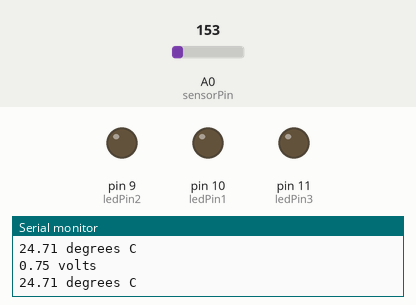
Recording of a sketch running on a simulated Arduino Uno, built with avr-gcc and run on an emulated ATmega328P. Parts: output pins drawn as LEDs (lit = HIGH), the last lines printed to the serial monitor. The inputs (shaded band) are chosen by the test bench; at power-on: A0 (sensorPin) = 153.

Above: at 1.8 s.
1.9 s: A0 (sensorPin) set to 167
At 3.1 s:
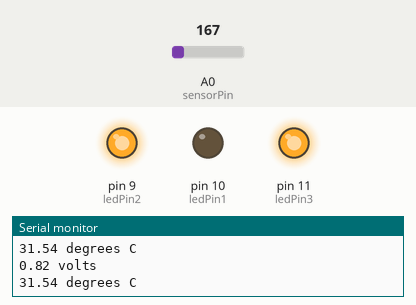
3.5 s: A0 (sensorPin) set to 133
At 4.7 s:
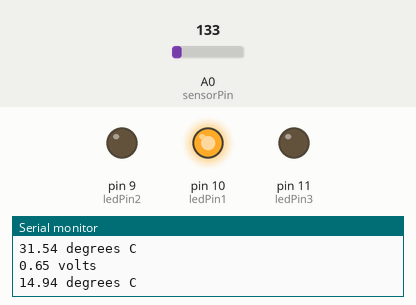
5.5 s: A0 (sensorPin) set to 165
At 6.3 s:
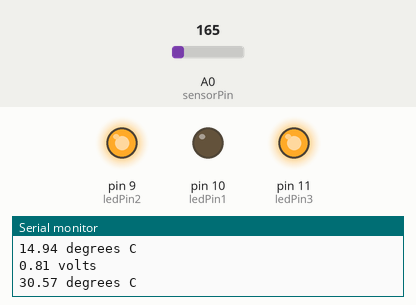
7.5 s: A0 (sensorPin) set to 114
At 9.1 s:
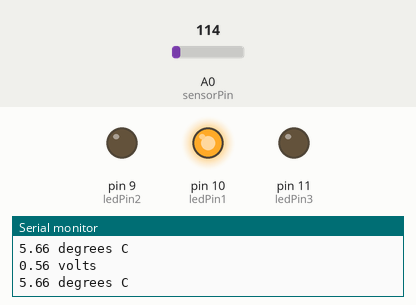
Timing chart, 0 to 10.5 s (numbered marks = the images above; inputs shaded):
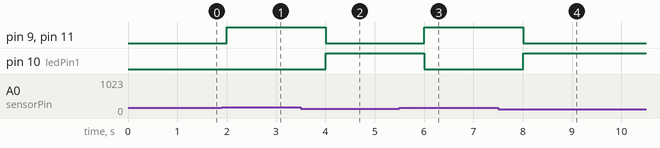

Measured:
- the behaviour switches between 153 and 154 on A0 (sensorPin) (found by bisection; images 0 and 1)
- after the input at 1.9 s, pin 9 (ledPin2), pin 11 (ledPin3): LOW → HIGH after 0.10 s
- after the input at 3.5 s, pin 9 (ledPin2), pin 11 (ledPin3): HIGH → LOW after 0.51 s; pin 10 (ledPin1): LOW → HIGH after 0.51 s
- after the input at 5.5 s, pin 9 (ledPin2), pin 11 (ledPin3): LOW → HIGH after 0.51 s; pin 10 (ledPin1): HIGH → LOW after 0.51 s
- after the input at 7.5 s, pin 9 (ledPin2), pin 11 (ledPin3): HIGH → LOW after 0.51 s; pin 10 (ledPin1): LOW → HIGH after 0.51 s

The sketch:

Matlab_Arduino.ino
```cpp
//TMP36 Pin Variables
int sensorPin = 0; //the analog pin the TMP36's Vout (sense) pin is connected to
                        //the resolution is 10 mV / degree centigrade with a
                        //500 mV offset to allow for negative temperatures

int ledPin1 = 10;
int ledPin2 = 9;
int ledPin3 = 11;

/*
 * setup() - this function runs once when you turn your Arduino on
 * We initialize the serial connection with the computer
 */
void setup()
{

    pinMode(ledPin1, OUTPUT);
    pinMode(ledPin2, OUTPUT);
    pinMode(ledPin3, OUTPUT);

  Serial.begin(9600);  //Start the serial connection with the computer
                       //to view the result open the serial monitor
}

void loop()                     // run over and over again
{
 //getting the voltage reading from the temperature sensor
 int reading = analogRead(sensorPin);

 // converting that reading to voltage, for 3.3v arduino use 3.3
 float voltage = reading*5.0;
 voltage /= 1024.0;

 // print out the voltage
 Serial.print(voltage); Serial.println(" volts");

 // now print out the temperature
 float temperatureC = (voltage-0.5)*100 ;  //converting from 10 mv per degree wit 500 mV offset

 if(temperatureC < 24)
    {
      digitalWrite(ledPin1, HIGH);
      digitalWrite(ledPin2, LOW);
      digitalWrite(ledPin3, LOW);
    }
    else if(temperatureC >= 24 && temperatureC < 25)
    {
      digitalWrite(ledPin1, LOW);
      digitalWrite(ledPin2, LOW);
      digitalWrite(ledPin3, LOW);
    }
    else if(temperatureC >= 25)
    {
      digitalWrite(ledPin1, LOW);
      digitalWrite(ledPin2, HIGH);
      digitalWrite(ledPin3, HIGH);
    }
    //to degrees ((volatge - 500mV) times 100)
 Serial.print(temperatureC); Serial.println(" degrees C");

 delay(1000);                                     //waiting a second
}
```
